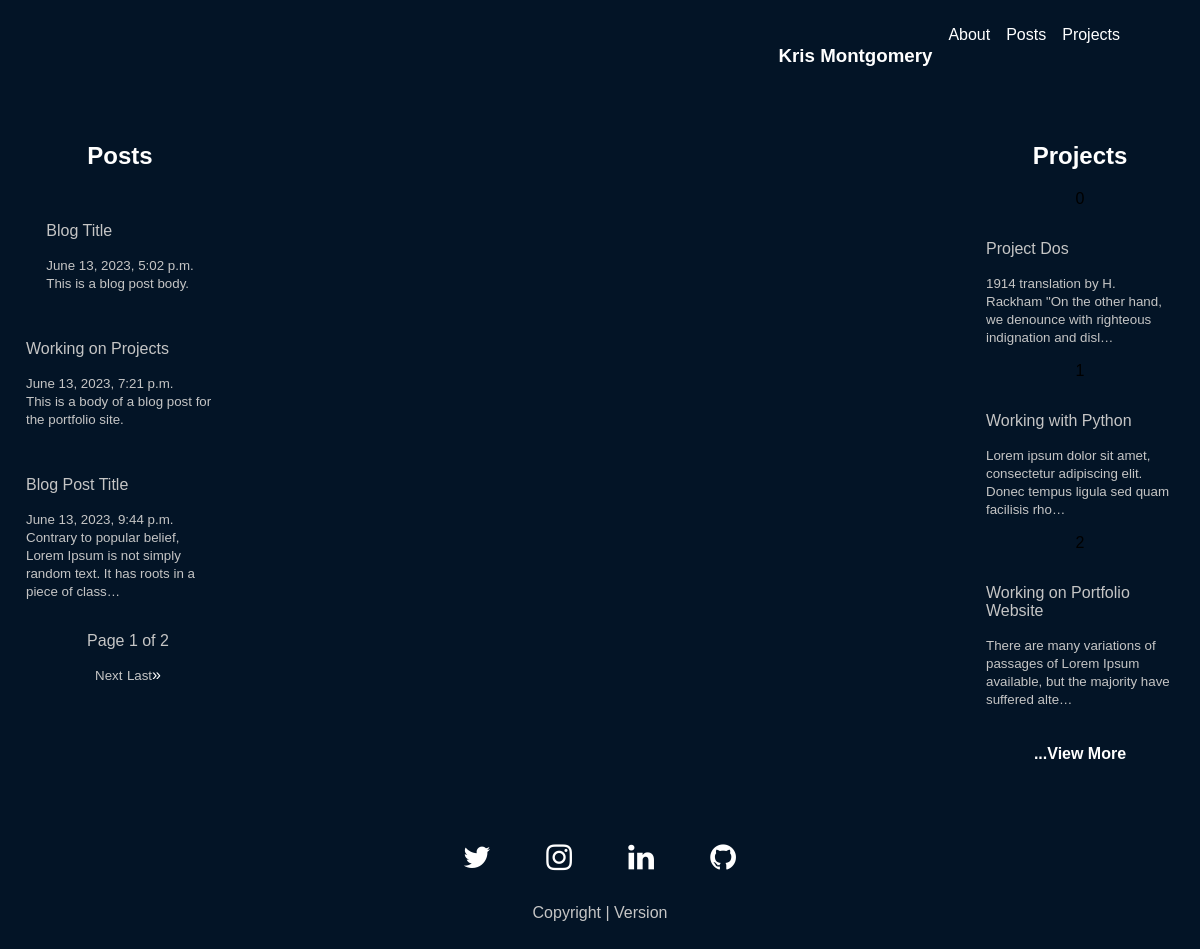
The app's page /, older data.
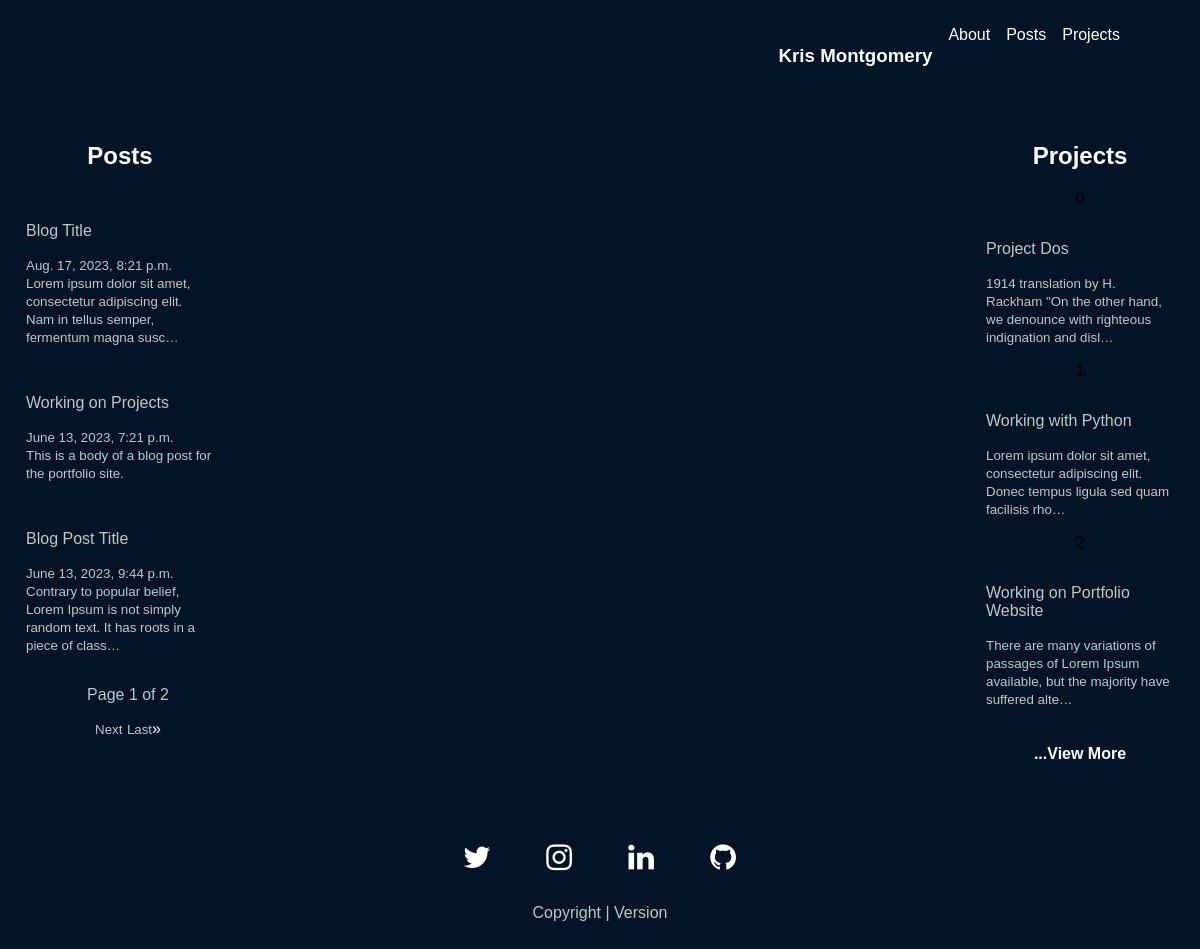
The same page, newer data.
### main/models.py (models this page shows, shortened)
class blogPosts(models.Model):
    author = models.ForeignKey(User, on_delete=models.SET_NULL, null=True)
    blog_title = models.CharField(max_length=200)
    blog_image = models.ImageField(upload_to='static/images', blank=True, null=True, height_field=None, width_field=None, max_length=100,)
    blog_image_info = models.TextField(null=True, blank=True)
    blog_body = models.TextField(null=True, blank=True)
    blog_created_date = models.DateTimeField(auto_now=True)
    blog_topic_one_title = models.CharField(max_length=200, default='Default')
    blog_topic_image_one = models.ImageField(upload_to='static/images', blank=True, null=True, height_field=None, width_field=None, max_length=100,)
    blog_topic_image_info = models.TextField(null=True, blank=True)
    topic_one_body = models.TextField(null=True, blank=True)
    blog_topic_two_title = models.CharField(max_length=200, default='Default')
    blog_topic_image_two = models.ImageField(upload_to='static/images', blank=True, null=True, height_field=None, width_field=None, max_length=100,)
    blog_topic_image_info_two = models.TextField(null=True, blank=True)
    topic_one_body_two = models.TextField(null=True, blank=True)
    blog_links = models.URLField(max_length=500, null=True, blank=True)
    blog_links_two = models.URLField(max_length=500, null=True, blank=True)

### main/views.py (the view)
# urls.py: path('', views.home, name="home"),
def home(request):
    home_content = homeModel.objects.all()
    blog_p = Paginator(blogPosts.objects.all(), 3)
    page = request.GET.get('page')
    posts = blog_p.get_page(page)
    project_p = projectModel.objects.filter().order_by('-id')[:3][::-1]
    context = {
        'home_content': home_content,
        'posts': posts,
        'project_p': project_p,
    }
    return render(request, 'main/home.html', context)

### main/templates/main/home.html (shortened to what this page needs)
{% extends 'main.html' %}
{% load static %}
{% block content %}
<div class="home-container">
    <div class="leftside">
        <h2>Posts</h2>
        {% for t in posts %}
            <div class="blog-container" onclick='location.href="posts/post/{{t.id}}";'>
                <p>{{t.blog_title}}</p>
                <small>{{t.blog_created_date}}</small><br>
                <small>{{t.blog_body|truncatechars:100}}</small>
            </div>
            <br>
            {% endfor %}
            <div class="home-blog-pagination">
                <p>Page {{ posts.number }} of {{ posts.paginator.num_pages }}</p>
                {% if posts.has_next %}
                    <a href="?page={{posts.next_page_number}}"><small>Next</small></a>
                    <a href="?page={{posts.paginator.num_pages}}"><small>Last</small>&raquo</a>
                {% endif %}
            </div>
        </div>
        <div class="main-content">
        </div>
        <div class="rightside">
            <h2>Projects</h2>
            {% for p in project_p %}
            <div class="project_container" onclick='location.href="projects/project/{{p.id}}";'>
                <p>{{p.project_title}}</p>
                <small>{{p.project_body|truncatechars:100}}</small>
            </div>
            {% if forloop.counter == 3 %}
                <a href="projects/" class="view-more-projects"><h4>...View More</h4></a>
            {% endif %}
            {% endfor %}
        </div>
    </div>
    {% endblock content %}

Row changes from the older to the newer data that the page shows:
changed blogPosts "Blog Title": blog_created_date "June 13, 2023, 5:02 p.m." → "Aug. 17, 2023, 8:21 p.m."; blog_body "This is a blog post body." → "Lorem ipsum dolor sit amet, consectetur adipiscing elit. Nam in tellus semper, fermentum magna susc…"
